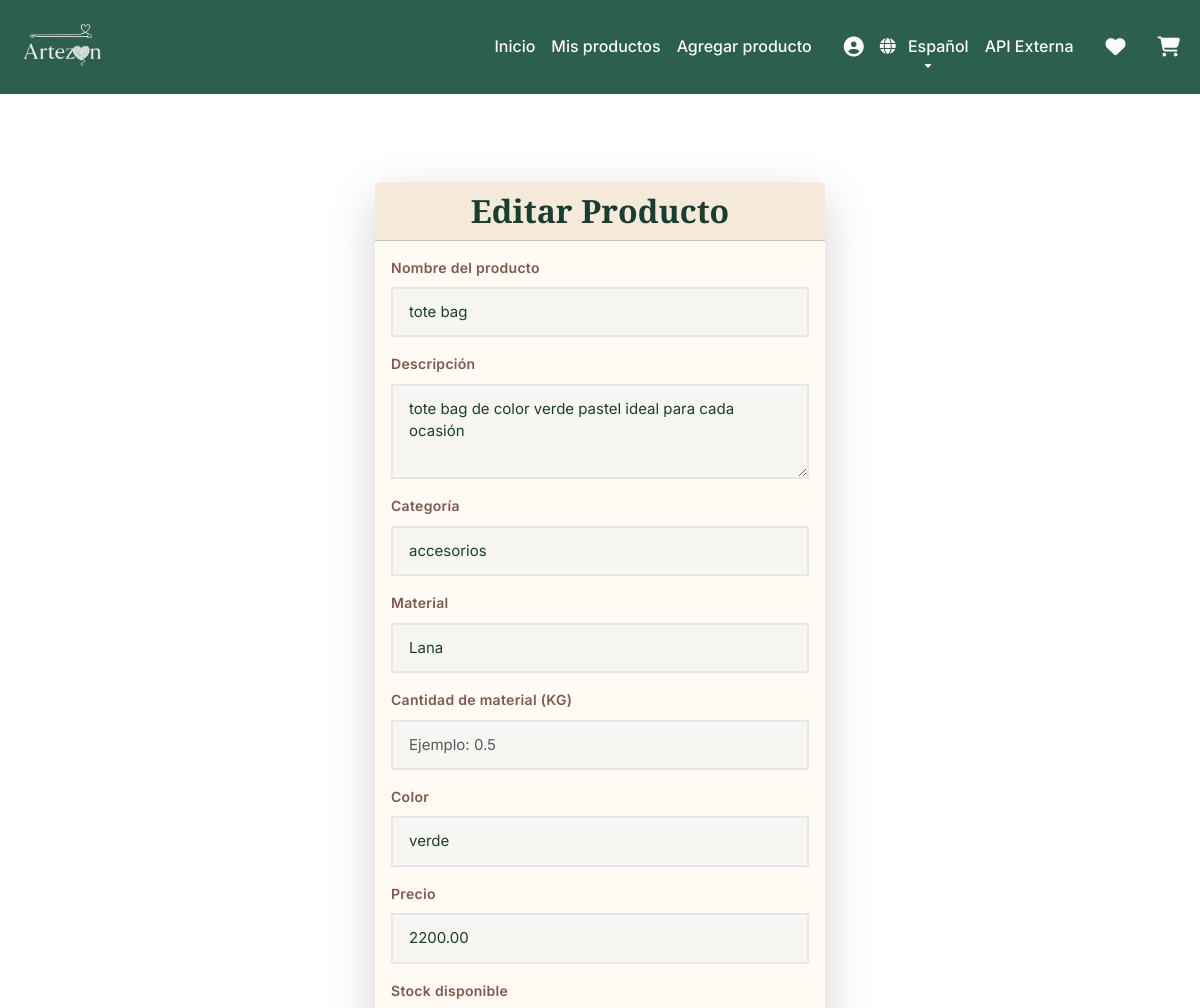
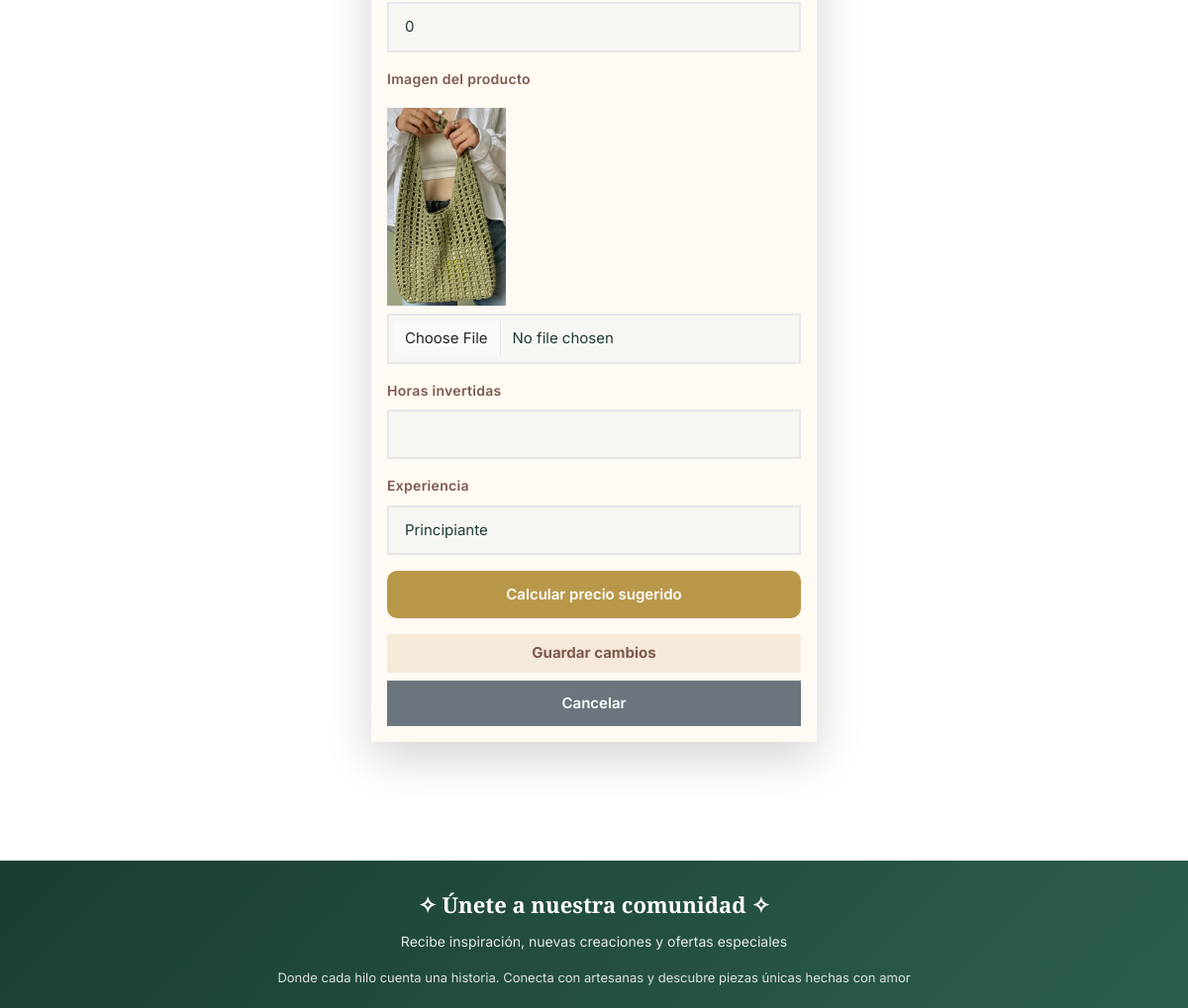
The page /es/vendedores/editar/10/ (signed in) on the database its author committed (2 pictures, top to bottom).
### productos/models.py (models this page shows, shortened)
class Product(models.Model):
    seller = models.ForeignKey(User, on_delete=models.CASCADE)
    name = models.CharField(max_length=120)
    description = models.TextField(blank=True)
    category = models.CharField(max_length=50, blank=True)
    material = models.CharField(max_length=50, blank=True)
    color = models.CharField(max_length=30, blank=True)
    price = models.DecimalField(max_digits=10, decimal_places=2)
    stock = models.PositiveIntegerField(default=0)
    is_active = models.BooleanField(default=True)
    created_at = models.DateTimeField(auto_now_add=True)
    imagen = models.ImageField(upload_to="imagenProductos/", blank=True, null=True)

### Vendedores/views.py (the view)
# urls.py: path('editar/<int:producto_id>/', views.editar_producto, name='editar_producto'),
@login_required
def editar_producto(request, producto_id):
    producto = get_object_or_404(Product, id=producto_id, seller=request.user)
    if request.method == "POST":
        form = ProductoForm(request.POST, request.FILES, instance=producto)
        if form.is_valid():
            producto = form.save(commit=False)
            producto.seller = request.user
            material = form.cleaned_data.get('material')
            horas = form.cleaned_data.get('horas')
            experiencia = form.cleaned_data.get('experiencia')
            producto.price = calcular_precio_sugerido(material, horas, experiencia)
            producto.save()
            return redirect("mis_productos")
    else:
        form = ProductoForm(instance=producto)
    return render(request, "forms/editar_producto.html", {"form": form, "producto": producto})

### productos/context_processors.py (called while the page is built)
def random_quote():
    try:
        response = requests.get("http://api.quotable.io/quotes/random?maxLength=50", timeout=4)
        response.raise_for_status()
        return response.json()[0]["content"]
    except:
        return None

def get_random_quote(request):
    last_time = request.session.get("quote_time")
    now = int(time.time())
    if not last_time or now - last_time > 600:
        request.session["quote"] = random_quote()
        request.session["quote_time"] = now
    return {"quote": request.session.get("quote")}

### Vendedores/templates/forms/editar_producto.html (shortened to what this page needs)
{% extends "base.html" %}
{% load i18n %}
{% block content %}
<div class="container mt-2">
    <div class="row">
        <div class="col-12">
            <div class="card shadow-lg border-0">
                <div class="card-header text-center" style="background-color: #f5e9da; color: #7d5a4e;">
                    <h2 class="mb-0">{% trans "Editar Producto" %}</h2>
                </div>
                <div class="card-body" style="background-color: #fffaf3;">
                    <form method="post" enctype="multipart/form-data" id="editar-producto-form">
                        {% for field in form %}
                            <div class="mb-3">
                                <label class="form-label fw-semibold" style="color: #7d5a4e;">
                                    {{ field.label }}
                                </label>
                                {% if field.name == "imagen" %}
                                    {% if producto.imagen %}
                                        <img id="preview-imagen" src="{{ producto.imagen.url }}" alt="{% trans 'Previsualización' %}"
                                             style="max-width:100%; max-height:200px; margin-top:10px;" />
                                        <input type="file" name="imagen" id="id_imagen" class="form-control mt-2" />
                                    {% else %}
                                        {{ field }}
                                        <img id="preview-imagen" src="#" alt="{% trans 'Previsualización' %}"
                                             style="display:none; max-width:100%; max-height:200px; margin-top:10px;" />
                                    {% endif %}
                                {% else %}
                                    {{ field }}
                                {% endif %}
                            </div>
                        {% endfor %}
                        <div class="mb-3">
                            <button type="button" class="btn-secondary-action"
                                    onclick="calcularPrecioSugerido()">
                                {% trans "Calcular precio sugerido" %}
                            </button>
                        </div>
                        <button type="submit" class="btn w-100 py-2 fw-bold"
                                style="background-color: #f5e9da; color: #7d5a4e; border: none;">
                            {% trans "Guardar cambios" %}
                        </button>
                        <a href="{% url 'mis_productos' %}" class="btn btn-secondary w-100 mt-2">
                            {% trans "Cancelar" %}
                        </a>
                    </form>
                </div>
            </div>
        </div>
    </div>
</div>
{% endblock %}

### static/css/styles.css (style rules this page uses)
.form-label { display: block; font-size: 15px; font-weight: 600; color: var(--verde-oscuro); margin-bottom: 12px; letter-spacing: 0.3px; }
:root { --blanco-cremoso: #FDFBF7; --verde-pino: #2C5F4F; --dorado: #B89748; --dorado-claro: #C9A961; --verde-oscuro: #1A3D31; --gris-suave: #F8F6F2; --gris-texto: #4B5563; --rosa-terracota: #E8B4A8; --sage: #B8C5B0; --spacing-xs: 4px; --spacing-sm: 8px; --spacing-md: 16px; --spacing-lg: 24px; --spacing-xl: 32px; }
* { box-sizing: border-box; }
body { font-family: 'Inter', -apple-system, BlinkMacSystemFont, 'Segoe UI', sans-serif; background-color: #FFFFFF; color: var(--verde-oscuro); line-height: 1.6; margin: 0; padding: 0; min-height: 100vh; display: flex; flex-direction: column; }
h1, h2, h3, h4, h5, h6 { font-family: 'Playfair Display', serif; font-weight: 700; color: var(--verde-oscuro); line-height: 1.3; }
a { text-decoration: none; transition: all 0.3s ease; }
.container { max-width: 1400px; margin-left: auto; margin-right: auto; padding-left: 15px; padding-right: 15px; }
@media (min-width: 1200px) { .container { max-width: 1320px; } }
.btn { border-radius: var(--radius-md); padding: 12px 24px; font-weight: 600; font-size: 15px; transition: all 0.3s ease; border: none; }
input, select, textarea, .form-control, .form-select { background: var(--gris-suave); border: 2px solid #E5E7EB; color: var(--verde-oscuro); border-radius: var(--radius-md); padding: 12px 16px; font-size: 15px; transition: all 0.3s ease; width: 100%; }
.form-label { font-weight: 600; color: var(--verde-oscuro); margin-bottom: var(--spacing-sm); font-size: 14px; }
@media (max-width: 1200px) { :root { --spacing-xl: 24px; --spacing-lg: 20px; } }
.btn-secondary-action { width: 100%; padding: 12px; background: var(--dorado); color: white; border: none; border-radius: 10px; font-size: 15px; font-weight: 600; cursor: pointer; transition: all 0.3s ease; }

### rows shown on the page
Product: form "tote bag" "tote bag de color verde pastel ideal para cada ocasión" "accesorios" "Lana" "verde" "2200.00" "0", imagen (picture)

### other values the page prints
{{ field.label }} "Nombre del producto" "Descripción" "Categoría" "Material" "Cantidad de material (KG)" "Color" "Precio" "Stock disponible" "Imagen del producto" "Horas invertidas" "Experiencia"
